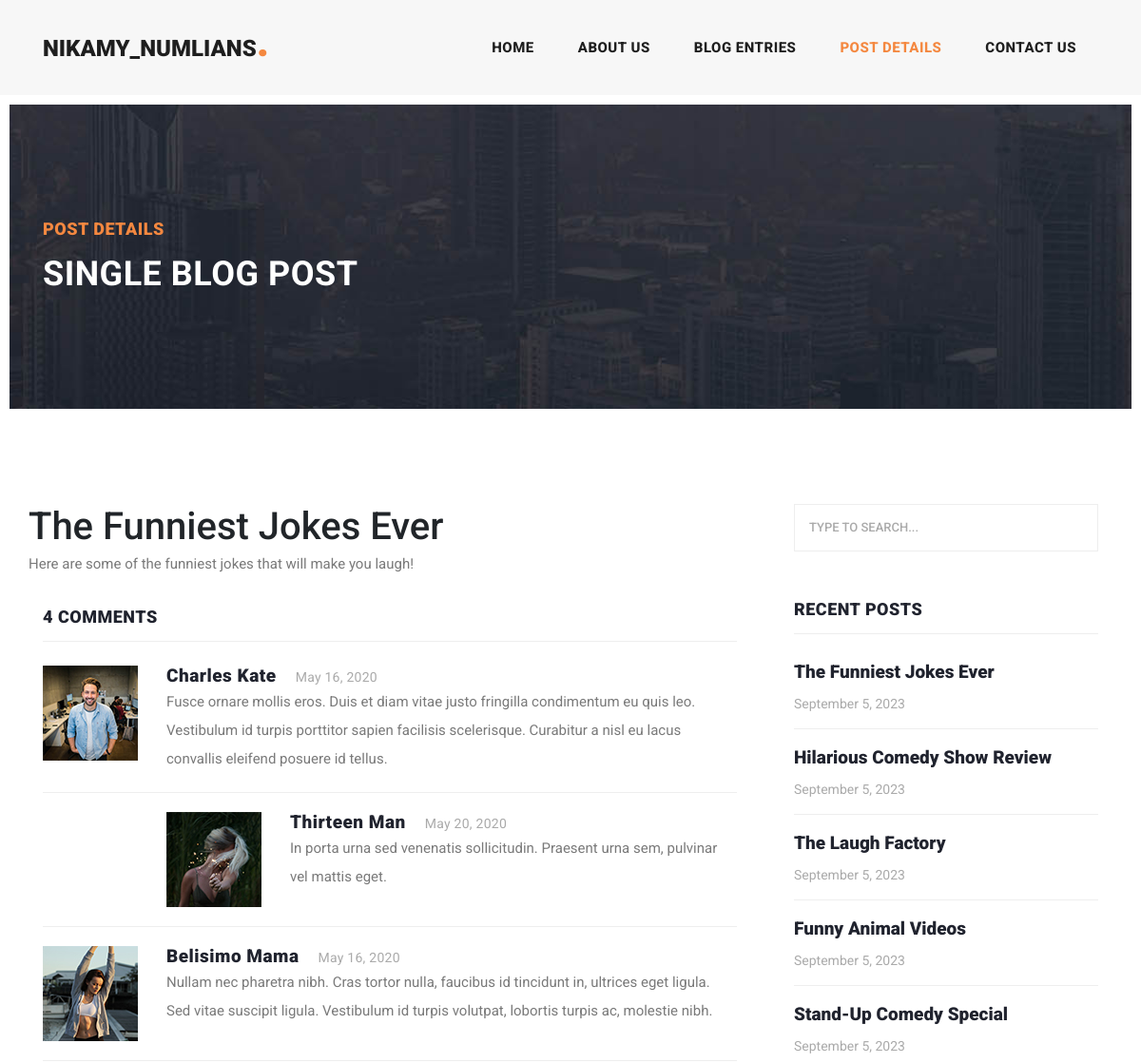
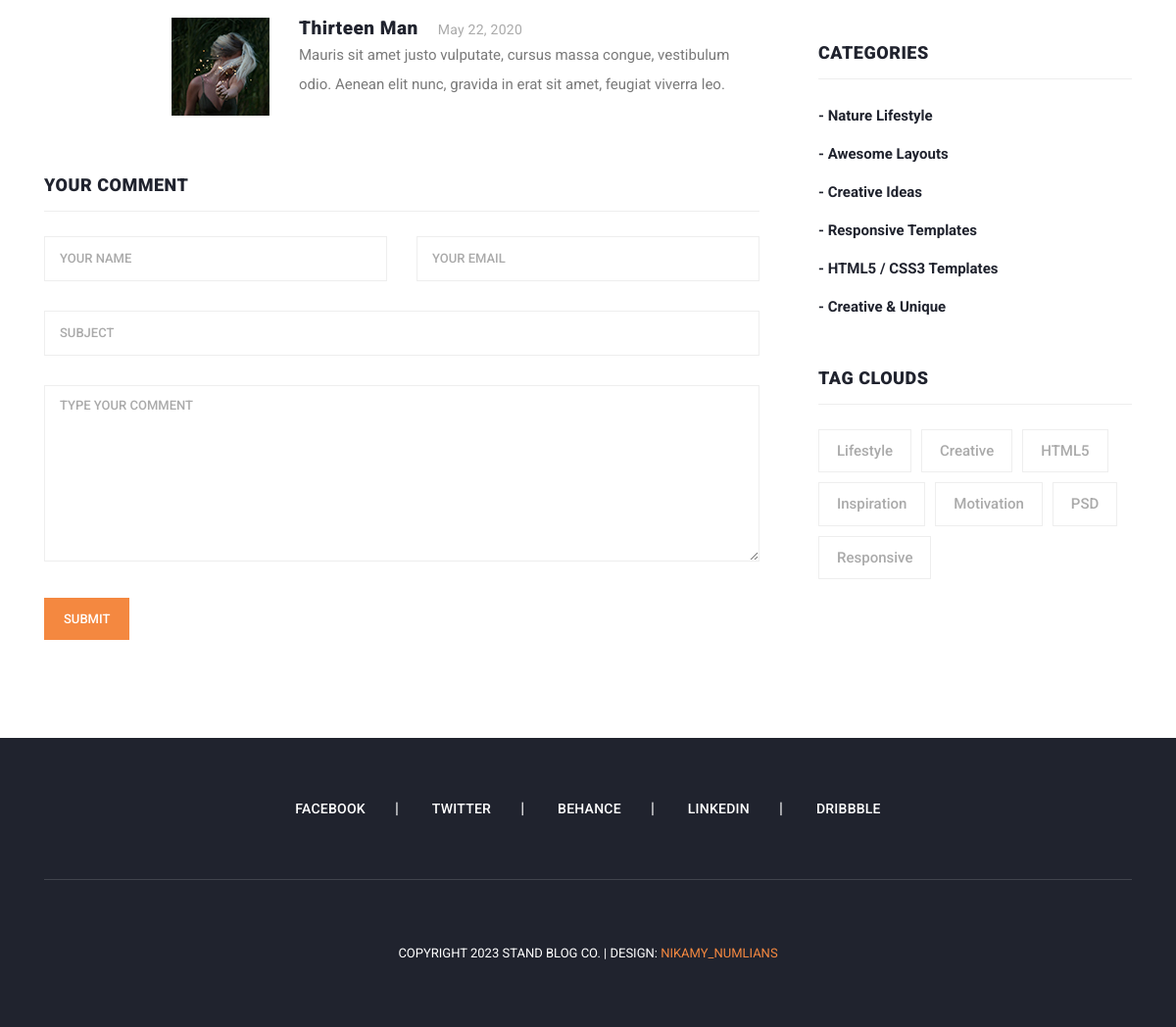
The page /post_detalis.php?post_id=12 on the database its author committed (2 pictures, top to bottom).
### tables this page shows
CREATE TABLE `posts` (
  `post_id` int(11) NOT NULL,
  `title` varchar(255) NOT NULL,
  `content` text NOT NULL,
  `author_id` int(11) DEFAULT NULL,
  `category` varchar(255) DEFAULT NULL,
  `created_at` timestamp NOT NULL DEFAULT current_timestamp(),
  `updated_at` timestamp NOT NULL DEFAULT current_timestamp() ON UPDATE current_timestamp(),
  `image_url` varchar(255) DEFAULT NULL
);

### post_detalis.php (the view, shortened to what this page needs)
<?php
include('config.php');
if (isset($_GET['post_id'])) {
    $post_id = $_GET['post_id'];
$sql = "SELECT posts.*, authors.name, COUNT(comments.comment_id) AS comment_count
        FROM posts
        INNER JOIN authors ON posts.author_id = authors.author_id
        LEFT JOIN comments ON posts.post_id = comments.post_id
        GROUP BY posts.post_id
        ORDER BY posts.created_at DESC";
$result = $conn->query($sql);
$recentPosts = [];
$rs = "SELECT * FROM posts ORDER BY created_at DESC LIMIT 5";
$rse = $conn->query($rs);
if ($rse->num_rows > 0) {
  while ($row = $rse->fetch_assoc()) {
    $recentPosts[] = $row;
  }
}
?>
<!DOCTYPE html>
<html lang="en">
  <head>
    <link href="vendor/bootstrap/css/bootstrap.min.css" rel="stylesheet">
    <link rel="stylesheet" href="assets/css/fontawesome.css">
    <link rel="stylesheet" href="assets/css/templatemo-stand-blog.css">
    <link rel="stylesheet" href="assets/css/owl.css">
  </head>
  <body>
    <header class="">
      <nav class="navbar navbar-expand-lg">
        <div class="container">
          <a class="navbar-brand" href="index.php"><h2>Nikamy_Numlians<em>.</em></h2></a>
          <div class="collapse navbar-collapse" id="navbarResponsive">
            <ul class="navbar-nav ml-auto">
              <li class="nav-item">
                <a class="nav-link" href="index.php">Home
                </a>
              </li>
              <li class="nav-item">
                <a class="nav-link" href="about.php">About Us</a>
              </li>
              <li class="nav-item">
                <a class="nav-link" href="blog.php">Blog Entries</a>
              </li>
              <li class="nav-item active">
                <a class="nav-link" href="post-details.php">Post Details</a>
              </li>
              <li class="nav-item">
                <a class="nav-link" href="contact.php">Contact Us</a>
              </li>
            </ul>
          </div>
        </div>
      </nav>
    </header>
    <div class="heading-page header-text">
      <section class="page-heading">
        <div class="container">
          <div class="row">
            <div class="col-lg-12">
              <div class="text-content">
                <h4>Post Details</h4>
                <h2>Single blog post</h2>
              </div>
            </div>
          </div>
        </div>
      </section>
    </div>
    <section class="blog-posts grid-system">
      <div class="container">
        <div class="row">
          <div class="col-lg-8">
            <div class="all-blog-posts">
              <div class="row">
              <?php
  $sql = "SELECT posts.*, authors.name
          FROM posts
          INNER JOIN authors ON posts.author_id = authors.author_id
          WHERE posts.post_id = $post_id";
  $result = $conn->query($sql);
  if ($result->num_rows === 1) {
    $post = $result->fetch_assoc();
    echo '<h1>' . $post['title'] . '</h1>';
    echo '<p>' . $post['content'] . '</p>';
  } else {
    echo 'Post not found.';
  }
} else {
  echo 'Invalid request.';
}
?>
                <div class="col-lg-12">
                  <div class="sidebar-item comments">
                    <div class="sidebar-heading">
                      <h2>4 comments</h2>
                    </div>
                    <div class="content">
                      <ul>
                        <li>
                          <div class="author-thumb">
                            <img src="assets/images/comment-author-01.jpg" alt="">
                          </div>
                          <div class="right-content">
                            <h4>Charles Kate<span>May 16, 2020</span></h4>
                            <p>Fusce ornare mollis eros. Duis et diam vitae justo fringilla condimentum eu quis leo. Vestibulum id turpis porttitor sapien facilisis scelerisque. Curabitur a nisl eu lacus convallis eleifend posuere id tellus.</p>
                          </div>
                        </li>
                        <li class="replied">
                          <div class="author-thumb">
                            <img src="assets/images/comment-author-02.jpg" alt="">
                          </div>
                          <div class="right-content">
                            <h4>Thirteen Man<span>May 20, 2020</span></h4>
                            <p>In porta urna sed venenatis sollicitudin. Praesent urna sem, pulvinar vel mattis eget.</p>
                          </div>
                        </li>
                        <li>
                          <div class="author-thumb">
                            <img src="assets/images/comment-author-03.jpg" alt="">
                          </div>
                          <div class="right-content">
                            <h4>Belisimo Mama<span>May 16, 2020</span></h4>
                            <p>Nullam nec pharetra nibh. Cras tortor nulla, faucibus id tincidunt in, ultrices eget ligula. Sed vitae suscipit ligula. Vestibulum id turpis volutpat, lobortis turpis ac, molestie nibh.</p>
                          </div>
                        </li>
                        <li class="replied">
                          <div class="author-thumb">
                            <img src="assets/images/comment-author-02.jpg" alt="">
                          </div>
                          <div class="right-content">
                            <h4>Thirteen Man<span>May 22, 2020</span></h4>
                            <p>Mauris sit amet justo vulputate, cursus massa congue, vestibulum odio. Aenean elit nunc, gravida in erat sit amet, feugiat viverra leo.</p>
                          </div>
                        </li>
                      </ul>
                    </div>
                  </div>
                </div>
                <div class="col-lg-12">
                  <div class="sidebar-item submit-comment">
                    <div class="sidebar-heading">
                      <h2>Your comment</h2>
                    </div>
                    <div class="content">
                      <form id="comment" action="#" method="post">
                        <div class="row">
                          <div class="col-md-6 col-sm-12">
                            <fieldset>
                              <input name="name" type="text" id="name" placeholder="Your name" required="">
                            </fieldset>
                          </div>
                          <div class="col-md-6 col-sm-12">
                            <fieldset>
                              <input name="email" type="text" id="email" placeholder="Your email" required="">
                            </fieldset>
                          </div>
                          <div class="col-md-12 col-sm-12">
                            <fieldset>
                              <input name="subject" type="text" id="subject" placeholder="Subject">
                            </fieldset>
                          </div>
                          <div class="col-lg-12">
                            <fieldset>
                              <textarea name="message" rows="6" id="message" placeholder="Type your comment" required=""></textarea>
                            </fieldset>
                          </div>
                          <div class="col-lg-12">
                            <fieldset>
                              <button type="submit" id="form-submit" class="main-button">Submit</button>
                            </fieldset>
                          </div>
                        </div>
                      </form>
                    </div>
                  </div>
                </div>
              </div>
            </div>
          </div>
          <div class="col-lg-4">
            <div class="sidebar">
              <div class="row">
                <div class="col-lg-12">
                  <div class="sidebar-item search">
                    <form id="search_form" name="gs" method="GET" action="#">
                      <input type="text" name="q" class="searchText" placeholder="type to search..." autocomplete="on">
                    </form>
                  </div>
                </div>
                <div class="col-lg-12">
                <div class="sidebar-item recent-posts">
                  <div class="sidebar-heading">
                    <h2>Recent Posts</h2>
                  </div>
                  <div class="content">
                    <ul>
                      <?php foreach ($recentPosts as $recentPost): ?>
                        <li>
                          <a href="post-details.php?id=<?php echo $recentPost['post_id']; ?>">
                            <h5>
                              <?php echo $recentPost['title']; ?>
                            </h5>
                            <span>
                              <?php echo date('F j, Y', strtotime($recentPost['created_at'])); ?>
                            </span>
                          </a>
                        </li>
                      <?php endforeach; ?>
                    </ul>
                  </div>
                </div>
              </div>
                <div class="col-lg-12">
                  <div class="sidebar-item categories">
                    <div class="sidebar-heading">
                      <h2>Categories</h2>
                    </div>
                    <div class="content">
                      <ul>
                        <li><a href="#">- Nature Lifestyle</a></li>
                        <li><a href="#">- Awesome Layouts</a></li>
                        <li><a href="#">- Creative Ideas</a></li>
                        <li><a href="#">- Responsive Templates</a></li>
                        <li><a href="#">- HTML5 / CSS3 Templates</a></li>
                        <li><a href="#">- Creative &amp; Unique</a></li>
                      </ul>
                    </div>
                  </div>
                </div>
                <div class="col-lg-12">
                  <div class="sidebar-item tags">
                    <div class="sidebar-heading">
                      <h2>Tag Clouds</h2>
                    </div>
                    <div class="content">
                      <ul>
                        <li><a href="#">Lifestyle</a></li>
                        <li><a href="#">Creative</a></li>
                        <li><a href="#">HTML5</a></li>
                        <li><a href="#">Inspiration</a></li>
                        <li><a href="#">Motivation</a></li>
                        <li><a href="#">PSD</a></li>
                        <li><a href="#">Responsive</a></li>
                      </ul>
                    </div>
                  </div>
                </div>
              </div>
            </div>
          </div>
        </div>
      </div>
    </section>
    <footer>
      <div class="container">
        <div class="row">
          <div class="col-lg-12">
            <ul class="social-icons">
              <li><a href="#">Facebook</a></li>
              <li><a href="#">Twitter</a></li>
              <li><a href="#">Behance</a></li>
              <li><a href="#">Linkedin</a></li>
              <li><a href="#">Dribbble</a></li>
            </ul>
          </div>
          <div class="col-lg-12">
            <div class="copyright-text">
              <p>Copyright 2023 Stand Blog Co.
                 | Design: <a rel="nofollow" href="" target="_parent">Nikamy_Numlians</a></p>
            </div>
          </div>
        </div>
      </div>
    </footer>
  </body>
</html>

### rows shown on the page
posts: title "The Funniest Jokes Ever", content "Here are some of the funniest jokes that will make you laugh!", created_at "September 5, 2023"
posts: title "Hilarious Comedy Show Review", created_at "September 5, 2023"
posts: title "The Laugh Factory", created_at "September 5, 2023"
posts: title "Funny Animal Videos", created_at "September 5, 2023"
posts: title "Stand-Up Comedy Special", created_at "September 5, 2023"
